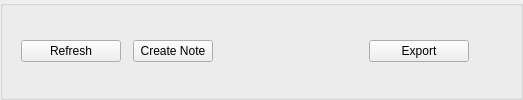
         <widget class="QGroupBox" name="groupBox_5">
          <property name="title">
           <string/>
          </property>
          <layout class="QHBoxLayout" name="horizontalLayout_11">
           <item>
            <spacer name="horizontalSpacer_7">
             <property name="orientation">
              <enum>Qt::Horizontal</enum>
             </property>
             <property name="sizeHint" stdset="0">
              <size>
               <width>7</width>
               <height>20</height>
              </size>
             </property>
            </spacer>
           </item>
           <item>
            <widget class="QPushButton" name="rig_refreshPushButton">
             <property name="minimumSize">
              <size>
               <width>100</width>
               <height>0</height>
              </size>
             </property>
             <property name="maximumSize">
              <size>
               <width>100</width>
               <height>16777215</height>
              </size>
             </property>
             <property name="toolTip">
              <string>Re-scan asset directory for updates</string>
             </property>
             <property name="text">
              <string>Refresh</string>
             </property>
            </widget>
           </item>
           <item>
            <spacer name="horizontalSpacer_10">
             <property name="orientation">
              <enum>Qt::Horizontal</enum>
             </property>
             <property name="sizeType">
              <enum>QSizePolicy::Fixed</enum>
             </property>
             <property name="sizeHint" stdset="0">
              <size>
               <width>6</width>
               <height>20</height>
              </size>
             </property>
            </spacer>
           </item>
           <item>
            <widget class="QPushButton" name="rig_createNotePushButton">
             <property name="toolTip">
              <string>Click to create new note</string>
             </property>
             <property name="text">
              <string>Create Note</string>
             </property>
            </widget>
           </item>
           <item>
            <spacer name="horizontalSpacer_14">
             <property name="orientation">
              <enum>Qt::Horizontal</enum>
             </property>
             <property name="sizeType">
              <enum>QSizePolicy::Fixed</enum>
             </property>
             <property name="sizeHint" stdset="0">
              <size>
               <width>150</width>
               <height>20</height>
              </size>
             </property>
            </spacer>
           </item>
           <item>
            <widget class="QPushButton" name="rig_exportPushButton">
             <property name="minimumSize">
              <size>
               <width>100</width>
               <height>0</height>
              </size>
             </property>
             <property name="maximumSize">
              <size>
               <width>100</width>
               <height>16777215</height>
              </size>
             </property>
             <property name="toolTip">
              <string>Export current component (i.e. model) to local directory</string>
             </property>
             <property name="text">
              <string>Export</string>
             </property>
            </widget>
           </item>
           <item>
            <spacer name="horizontalSpacer_15">
             <property name="orientation">
              <enum>Qt::Horizontal</enum>
             </property>
             <property name="sizeHint" stdset="0">
              <size>
               <width>40</width>
               <height>20</height>
              </size>
             </property>
            </spacer>
           </item>
          </layout>
         </widget>
